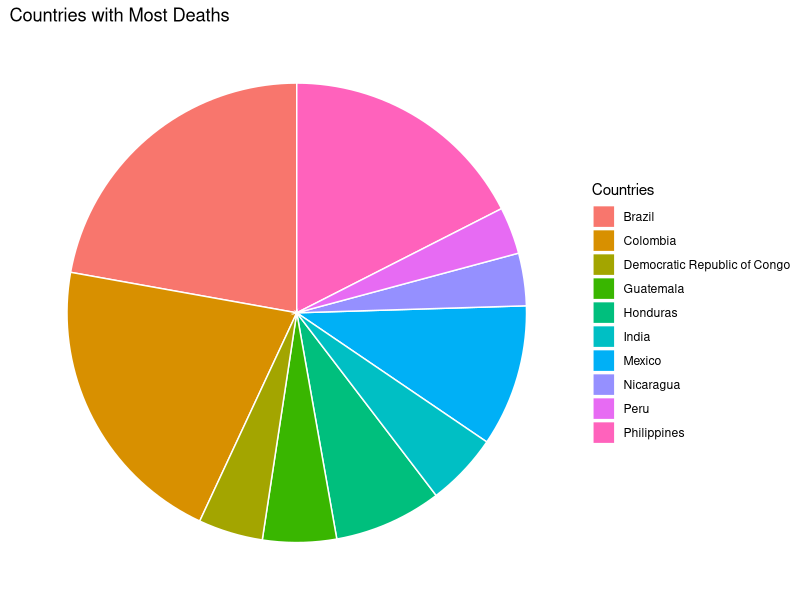

The R script that drew this image:
install.packages("ggplot2")
library("ggplot2")
library("tidyverse")
library("dplyr")
library("RColorBrewer")

# This data includes the number of activism related deaths by each country.
# I've chosen to include this to see if there's any correlation between the number of deaths and the location of each country in the world.

gw_data <- read.csv("global_witness_led_22-09-22.csv")

deathcount_country <- gw_data %>% 
  group_by(country) %>% 
  summarize(total_victims = sum(number_of_victims, na.rm = TRUE)) %>% 
  arrange(desc(total_victims)) %>% 
  top_n(10)

ggplot(deathcount_country, aes(x = "", y = total_victims, fill = country)) +
  geom_bar(stat = "identity", width = 1, color = "white") +
  coord_polar("y", start=0) +
  labs(title = "Countries with Most Deaths",
       x = "Perpetrator Type",
       fill = "Countries") +
  theme_void()

# The visualization reveals that Brazil, Columbia, and the Democratic Republic of Congo have a significant gap of most deaths compared to other countries.
# I believe this is important to discerning whether victims fell prey to malicious intent, or simply fell victim to their respective country's crime and
# violence rate. Were the victims we're focusing on targeted, or simply unlucky? I believe it's important to consider this aspect, since it would be
# inaccurate to immediately attribute deaths as a direct response to their "activism". This notion applies even when the perpetrator type is listed,
# since we don't have a way of validating the csv file's claims.
